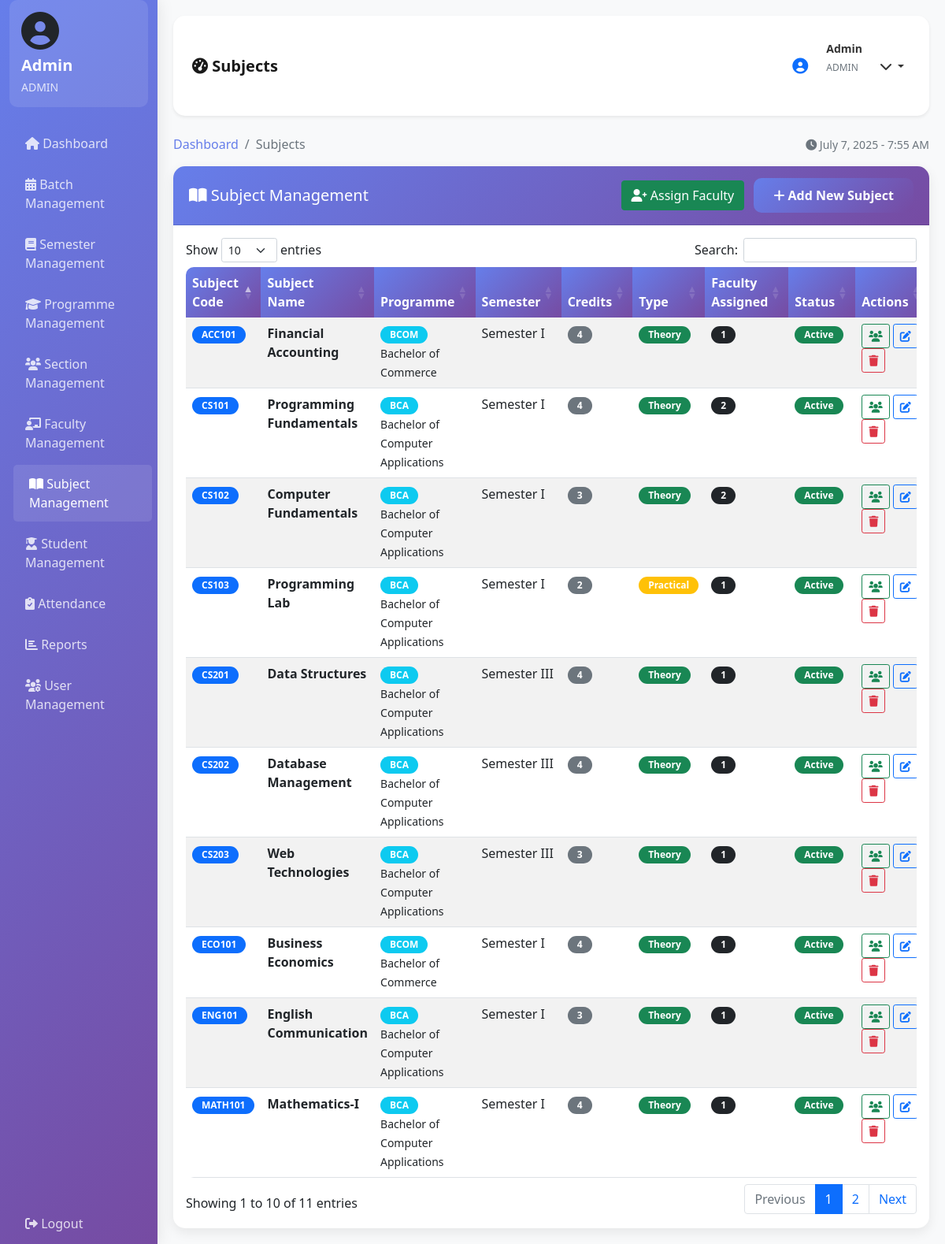
/dashboard.php?page=subjects (signed in), run on the app's committed database.
### tables this page shows
CREATE TABLE subjects (
    subject_id INT PRIMARY KEY AUTO_INCREMENT,
    subject_name VARCHAR(100) NOT NULL,
    subject_code VARCHAR(20) UNIQUE NOT NULL,
    credits INT DEFAULT 3,
    programme_id INT,
    semester_id INT,
    subject_type ENUM('theory', 'practical', 'project') DEFAULT 'theory',
    status ENUM('active', 'inactive') DEFAULT 'active',
    created_at TIMESTAMP DEFAULT CURRENT_TIMESTAMP,
    FOREIGN KEY (programme_id) REFERENCES programme(programme_id),
    FOREIGN KEY (semester_id) REFERENCES semester(semester_id)
);

CREATE TABLE programme (
    programme_id INT PRIMARY KEY AUTO_INCREMENT,
    programme_name VARCHAR(100) NOT NULL,
    programme_code VARCHAR(20) UNIQUE NOT NULL,
    duration_years INT NOT NULL,
    status ENUM('active', 'inactive') DEFAULT 'active',
    created_at TIMESTAMP DEFAULT CURRENT_TIMESTAMP
);

CREATE TABLE semester (
    semester_id INT PRIMARY KEY AUTO_INCREMENT,
    semester_name VARCHAR(50) NOT NULL,
    semester_number INT NOT NULL,
    academic_year VARCHAR(20) NOT NULL,
    status ENUM('active', 'inactive') DEFAULT 'active',
    created_at TIMESTAMP DEFAULT CURRENT_TIMESTAMP
);

### subjects.php (the view, shortened to what this page needs)
<?php
global $conn;
$stmt = mysqli_prepare($conn, "SELECT s.*, p.programme_name, p.programme_code, sem.semester_name,
                              (SELECT COUNT(*) FROM subject_faculty sf WHERE sf.subject_id = s.subject_id AND sf.status = 'active') as faculty_count
                              FROM subjects s
                              LEFT JOIN programme p ON s.programme_id = p.programme_id
                              LEFT JOIN semester sem ON s.semester_id = sem.semester_id
                              ORDER BY p.programme_name, sem.semester_name, s.subject_name");
mysqli_stmt_execute($stmt);
$subjects = mysqli_stmt_get_result($stmt);
?>
<div class="row">
    <div class="col-md-12">
        <div class="card">
            <div class="card-header d-flex justify-content-between align-items-center">
                <h5 class="mb-0"><i class="fas fa-book-open"></i> Subject Management</h5>
                <div>
                    <button type="button" class="btn btn-success me-2" data-bs-toggle="modal" data-bs-target="#assignFacultyModal">
                        <i class="fas fa-user-plus"></i> Assign Faculty
                    </button>
                    <button type="button" class="btn btn-primary" data-bs-toggle="modal" data-bs-target="#addSubjectModal">
                        <i class="fas fa-plus"></i> Add New Subject
                    </button>
                </div>
            </div>
            <div class="card-body">
                <div class="table-responsive">
                    <table class="table table-striped data-table">
                        <thead>
                            <tr>
                                <th>Subject Code</th>
                                <th>Subject Name</th>
                                <th>Programme</th>
                                <th>Semester</th>
                                <th>Credits</th>
                                <th>Type</th>
                                <th>Faculty Assigned</th>
                                <th>Status</th>
                                <th>Actions</th>
                            </tr>
                        </thead>
                        <tbody>
                            <?php while ($subject = mysqli_fetch_assoc($subjects)): ?>
                            <tr>
                                <td>
                                    <span class="badge bg-primary"><?php echo htmlspecialchars($subject['subject_code']); ?></span>
                                </td>
                                <td>
                                    <strong><?php echo htmlspecialchars($subject['subject_name']); ?></strong>
                                </td>
                                <td>
                                    <span class="badge bg-info"><?php echo htmlspecialchars($subject['programme_code']); ?></span>
                                    <br>
                                    <small><?php echo htmlspecialchars($subject['programme_name']); ?></small>
                                </td>
                                <td><?php echo htmlspecialchars($subject['semester_name']); ?></td>
                                <td>
                                    <span class="badge bg-secondary"><?php echo $subject['credits']; ?></span>
                                </td>
                                <td>
                                    <span class="badge
                                        <?php
                                            switch($subject['subject_type']) {
                                                case 'theory': echo 'bg-success'; break;
                                                case 'practical': echo 'bg-warning'; break;
                                            }
                                        ?>">
                                        <?php echo ucfirst($subject['subject_type']); ?>
                                    </span>
                                </td>
                                <td>
                                    <span class="badge bg-dark"><?php echo $subject['faculty_count']; ?></span>
                                </td>
                                <td>
                                    <span class="badge <?php echo $subject['status'] == 'active' ? 'bg-success' : 'bg-secondary'; ?>">
                                        <?php echo ucfirst($subject['status']); ?>
                                    </span>
                                </td>
                                <td>
                                    <button type="button" class="btn btn-sm btn-outline-success"
                                            onclick="viewAssignedFaculty(<?php echo $subject['subject_id']; ?>, '<?php echo htmlspecialchars($subject['subject_name']); ?>')">
                                        <i class="fas fa-users"></i>
                                    </button>
                                    <button type="button" class="btn btn-sm btn-outline-primary"
                                            onclick="editSubject(<?php echo htmlspecialchars(json_encode($subject)); ?>)">
                                        <i class="fas fa-edit"></i>
                                    </button>
                                    <button type="button" class="btn btn-sm btn-outline-danger"
                                            onclick="deleteSubject(<?php echo $subject['subject_id']; ?>, '<?php echo htmlspecialchars($subject['subject_name']); ?>')">
                                        <i class="fas fa-trash"></i>
                                    </button>
                                </td>
                            </tr>
                            <?php endwhile; ?>
                        </tbody>
                    </table>
                </div>
            </div>
        </div>
    </div>
</div>

### dashboard.php (style rules this page uses)
body { background-color: #f8f9fa; font-family: 'Segoe UI', Tahoma, Geneva, Verdana, sans-serif; }
.card { border: none; border-radius: 15px; box-shadow: 0 5px 15px rgba(0, 0, 0, 0.08); transition: transform 0.3s ease; }
.card-header { background: linear-gradient(135deg, #667eea 0%, #764ba2 100%); color: white; border-radius: 15px 15px 0 0 !important; padding: 15px 20px; }
.btn-primary { background: linear-gradient(135deg, #667eea 0%, #764ba2 100%); border: none; border-radius: 10px; padding: 10px 25px; font-weight: 600; transition: all 0.3s ease; }
.table { border-radius: 10px; overflow: hidden; background: white; }
.table thead th { background: linear-gradient(135deg, #667eea 0%, #764ba2 100%); color: white; border: none; font-weight: 600; }
.badge { border-radius: 20px; padding: 5px 12px; }

### data on the page
subjects: subject_code "ECO101", subject_name "Business Economics", programme.programme_code "BCOM", programme.programme_name "Bachelor of Commerce", semester.semester_name "Semester I", credits "4", subject_type "Theory", faculty_count "1", status "Active"
subjects: subject_code "ACC101", subject_name "Financial Accounting", programme.programme_code "BCOM", programme.programme_name "Bachelor of Commerce", semester.semester_name "Semester I", credits "4", subject_type "Theory", faculty_count "1", status "Active"
subjects: subject_code "CS102", subject_name "Computer Fundamentals", programme.programme_code "BCA", programme.programme_name "Bachelor of Computer Applications", semester.semester_name "Semester I", credits "3", subject_type "Theory", faculty_count "2", status "Active"
subjects: subject_code "ENG101", subject_name "English Communication", programme.programme_code "BCA", programme.programme_name "Bachelor of Computer Applications", semester.semester_name "Semester I", credits "3", subject_type "Theory", faculty_count "1", status "Active"
subjects: subject_code "MATH101", subject_name "Mathematics-I", programme.programme_code "BCA", programme.programme_name "Bachelor of Computer Applications", semester.semester_name "Semester I", credits "4", subject_type "Theory", faculty_count "1", status "Active"
subjects: subject_code "CS101", subject_name "Programming Fundamentals", programme.programme_code "BCA", programme.programme_name "Bachelor of Computer Applications", semester.semester_name "Semester I", credits "4", subject_type "Theory", faculty_count "2", status "Active"
subjects: subject_code "CS103", subject_name "Programming Lab", programme.programme_code "BCA", programme.programme_name "Bachelor of Computer Applications", semester.semester_name "Semester I", credits "2", subject_type "Practical", faculty_count "1", status "Active"
subjects: subject_code "CS201", subject_name "Data Structures", programme.programme_code "BCA", programme.programme_name "Bachelor of Computer Applications", semester.semester_name "Semester III", credits "4", subject_type "Theory", faculty_count "1", status "Active"
subjects: subject_code "CS202", subject_name "Database Management", programme.programme_code "BCA", programme.programme_name "Bachelor of Computer Applications", semester.semester_name "Semester III", credits "4", subject_type "Theory", faculty_count "1", status "Active"
subjects: subject_code "CS203", subject_name "Web Technologies", programme.programme_code "BCA", programme.programme_name "Bachelor of Computer Applications", semester.semester_name "Semester III", credits "3", subject_type "Theory", faculty_count "1", status "Active"

### other printed values
$username "Admin"
$user_type "ADMIN"
str_replace('_', ' ', $current_page) "Subjects"
